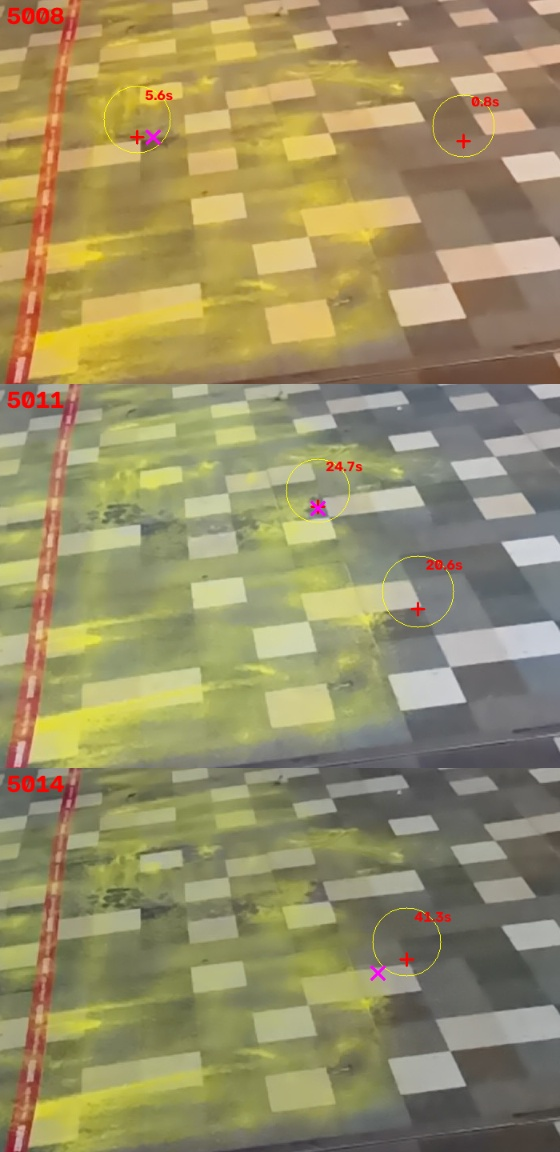
#> input picture data/real/2026-11-17/check_a.jpg, 560 x 1152 px
$ python -i detection.py   (imports and definitions only)
#> lines starting #> are read from the running program, lines starting #| are printed output that depends on the picture; after the words box and inside, x2 and y2 are one past the last pixel; in counts of white or black regions, pixels touching at a corner belong together
"""Ball candidate detection.

``BallDetector`` is the interface. The implementation here,
``MotionColorBallDetector``, is a deliberately simple *classical baseline*:

    background subtraction (moving pixels)
      AND optional colour gate (e.g. yellow/green ball)
      -> connected blobs filtered by size and shape
      -> sub-pixel centroid at full resolution

It needs no training data and is easy to reason about, which makes it a useful
first step and a yardstick. It is NOT expected to be robust in real play
(players, shadows, other balls, clutter). The intended replacement is a
multi-frame heatmap network (TrackNetV3 / WASB family) fine-tuned on our own
labelled footage; it will implement the same interface.
"""

from __future__ import annotations

from dataclasses import dataclass, field
from typing import Protocol

import cv2
import numpy as np


@dataclass(frozen=True)
class Candidate:
    u: float
    v: float
    radius_px: float
    score: float  # 0..1 heuristic quality
    area_px: float
    elongation: float


class BallDetector(Protocol):
    name: str
    version: str

    def detect(self, image_bgr: np.ndarray) -> list[Candidate]: ...


@dataclass
class DetectorConfig:
    downscale: float = 0.5  # process at this scale for speed, refine at full res
    history: int = 120  # background model history (frames)
    var_threshold: float = 24.0
    use_color: bool = True
    # HSV gate in OpenCV units (H 0-180). Default: optic-yellow / neon-green
    # balls (pickleball ~H 28-32, tennis ball ~H 36-43, both S > 150). H >= 25
    # and S >= 100 keep out yellow chalk/turmeric (H ~20-24) and most foliage
    # (S ~80-140). Measured on real footage, 2026-11.
    hsv_low: tuple[int, int, int] = (25, 100, 90)
    hsv_high: tuple[int, int, int] = (55, 255, 255)
    min_radius_px: float = 1.5  # full-resolution pixels
    max_radius_px: float = 80.0  # a ball 1-2 m from the camera can be ~60 px
    max_elongation: float = 6.0  # motion blur makes streaks
    max_candidates: int = 12
    # Mains-powered lights pulse at 100/120 Hz; at 120-240 fps that shows up as
    # whole-frame brightness/colour flicker that the background model sees as
    # motion everywhere. Rescale each frame's channel means to a slow average.
    flicker_compensation: bool = True
    flicker_alpha: float = 0.02  # EMA rate of the reference brightness
    roi_mask: np.ndarray | None = field(default=None, repr=False)  # uint8 HxW full-res, 255=search


class MotionColorBallDetector:
    name = "motion_color_baseline"
    version = "0.1.0"

    def __init__(self, cfg: DetectorConfig | None = None):
        self.cfg = cfg or DetectorConfig()
        self._bg = cv2.createBackgroundSubtractorMOG2(
            history=self.cfg.history, varThreshold=self.cfg.var_threshold, detectShadows=False
        )
        self._roi_small: np.ndarray | None = None
        self._kernel = cv2.getStructuringElement(cv2.MORPH_ELLIPSE, (3, 3))
        self._ref_mean: np.ndarray | None = None

    def params(self) -> dict:
        c = self.cfg
        return {
            "downscale": c.downscale,
            "history": c.history,
            "var_threshold": c.var_threshold,
            "use_color": c.use_color,
            "hsv_low": list(c.hsv_low),
            "hsv_high": list(c.hsv_high),
            "min_radius_px": c.min_radius_px,
            "max_radius_px": c.max_radius_px,
            "flicker_compensation": c.flicker_compensation,
        }

    def detect(self, image_bgr: np.ndarray) -> list[Candidate]:
        c = self.cfg
        h, w = image_bgr.shape[:2]
        s = c.downscale
        small = cv2.resize(image_bgr, (int(w * s), int(h * s)), interpolation=cv2.INTER_AREA) if s != 1 else image_bgr
        if c.flicker_compensation:
            small = self._deflicker(small)
        fg = self._bg.apply(small)
        _, fg = cv2.threshold(fg, 127, 255, cv2.THRESH_BINARY)
        if c.use_color:
            hsv = cv2.cvtColor(small, cv2.COLOR_BGR2HSV)
            col = cv2.inRange(hsv, np.array(c.hsv_low), np.array(c.hsv_high))
            mask = cv2.bitwise_and(fg, col)
        else:
            mask = fg
        if c.roi_mask is not None:
            if self._roi_small is None:
                self._roi_small = cv2.resize(c.roi_mask, (small.shape[1], small.shape[0]), interpolation=cv2.INTER_NEAREST)
            mask = cv2.bitwise_and(mask, self._roi_small)
        mask = cv2.dilate(mask, self._kernel)

        n, labels, stats, cents = cv2.connectedComponentsWithStats(mask, connectivity=8)
        cands: list[Candidate] = []
        min_area = max(1.0, np.pi * (c.min_radius_px * s) ** 2 * 0.3)
        max_area = np.pi * (c.max_radius_px * s) ** 2 * 3
        for i in range(1, n):
            x, y, bw, bh, area = stats[i]
            if area < min_area or area > max_area:
                continue
            # A ball cut off by the image border has a biased centroid (looks like a kink).
            border = 2
            if x <= border or y <= border or x + bw >= small.shape[1] - border or y + bh >= small.shape[0] - border:
                continue
            elong = max(bw, bh) / max(1.0, min(bw, bh))
            if elong > c.max_elongation:
                continue
            # Refine centroid at full resolution inside the blob's bounding box.
            pad = 3
            X0 = max(0, int((x - pad) / s))
            Y0 = max(0, int((y - pad) / s))
            X1 = min(w, int((x + bw + pad) / s) + 1)
            Y1 = min(h, int((y + bh + pad) / s) + 1)
            u, v, r = self._refine(image_bgr[Y0:Y1, X0:X1], X0, Y0, cents[i] / s)
            if not (c.min_radius_px * 0.5 <= r <= c.max_radius_px * 1.5):
                continue
            fill = area / max(1.0, bw * bh)
            score = float(np.clip(0.5 * fill / 0.785 + 0.5 / elong, 0, 1))
            cands.append(Candidate(u=u, v=v, radius_px=r, score=score, area_px=float(area) / (s * s), elongation=float(elong)))
        cands.sort(key=lambda k: -k.score)
        return cands[: c.max_candidates]

    _ramp = np.arange(256, dtype=np.float32)

    def _deflicker(self, small: np.ndarray) -> np.ndarray:
        m = np.array(cv2.mean(small)[:3]) + 1e-3
        if self._ref_mean is None:
            self._ref_mean = m.copy()
        gain = self._ref_mean / m
        self._ref_mean = (1 - self.cfg.flicker_alpha) * self._ref_mean + self.cfg.flicker_alpha * m
        if np.all(np.abs(gain - 1) < 0.01):
            return small
        # Per-channel gain via a lookup table (much faster than float maths on the image).
        lut = np.clip(self._ramp[:, None] * gain[None, :].astype(np.float32), 0, 255).astype(np.uint8)
        return cv2.LUT(small, lut.reshape(256, 1, 3))

    def _refine(self, patch: np.ndarray, x0: int, y0: int, fallback: np.ndarray) -> tuple[float, float, float]:
        c = self.cfg
        if patch.size == 0:
            return float(fallback[0]), float(fallback[1]), 1.0
        if c.use_color:
            hsv = cv2.cvtColor(patch, cv2.COLOR_BGR2HSV)
            m = cv2.inRange(hsv, np.array(c.hsv_low), np.array(c.hsv_high)).astype(np.float32)
        else:
            g = cv2.cvtColor(patch, cv2.COLOR_BGR2GRAY).astype(np.float32)
            m = np.clip(g - np.median(g), 0, None)
        tot = m.sum()
        if tot <= 0:
            return float(fallback[0]), float(fallback[1]), 1.0
        ys, xs = np.mgrid[0 : m.shape[0], 0 : m.shape[1]]
        u = float((m * xs).sum() / tot) + x0
        v = float((m * ys).sum() / tot) + y0
        area = float((m > 0).sum())
        r = float(np.sqrt(area / np.pi))
        return u, v, r

>>> import cv2
>>> picture = cv2.imread('../data/real/2026-11-17/check_a.jpg')
#> picture is the input picture: shape (1152, 560, 3); mean B, G, R 101.7, 142.6, 152.7
>>> result = MotionColorBallDetector().detect(picture)
#> in _deflicker, `m = np.array(cv2.mean(small)[:3]) + 1e-3`: m = [101.9, 142.8, 152.8]
#> in _deflicker, `gain = self._ref_mean / m`: gain = [1, 1, 1]
#> in detect, `fg = self._bg.apply(small)`: fg: shape (576, 280); every value is 255
#> in detect, `hsv = cv2.cvtColor(small, cv2.COLOR_BGR2HSV)`: hsv: shape (576, 280, 3); mean H, S, V 34.9, 82.3, 155.1
#> in detect, `col = cv2.inRange(hsv, np.array(c.hsv_low), np.array(c.hsv_high))`:
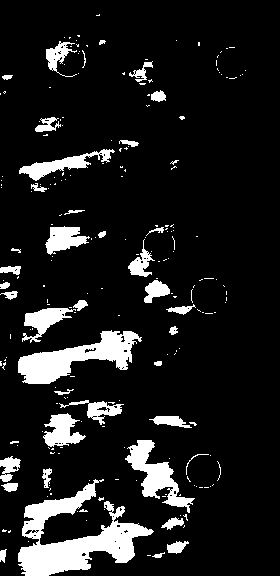
#> col: shape (576, 280); 11.3% white; 218 white regions (177 under 20 px), largest, box (x1, y1, x2, y2) and area: (18, 479, 154, 576) 5198, (18, 330, 142, 384) 2913, (125, 440, 195, 513) 1691
#> in detect, `mask = cv2.dilate(mask, self._kernel)`:
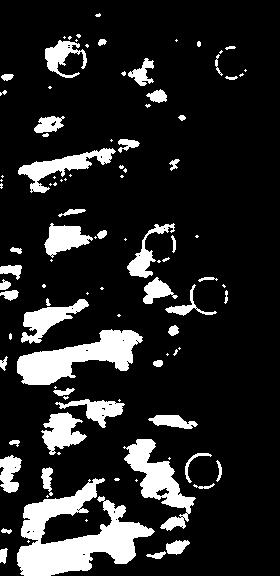
#> mask: shape (576, 280); 14.9% white; 102 white regions (51 under 20 px), largest, box (x1, y1, x2, y2) and area: (17, 478, 155, 576) 6044, (17, 329, 143, 385) 3349, (123, 439, 196, 531) 2331
#> in detect, `n, labels, stats, cents = cv2.connectedComponentsWithStats(mask, conne..`:
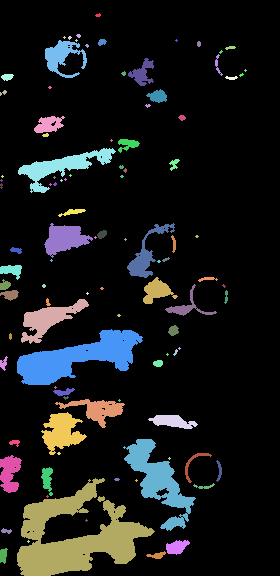
#> labels: shape (576, 280) int32; 103 distinct labels, from 0 to 102; one colour per label, 0 black
#> in detect, `n, labels, stats, cents = cv2.connectedComponentsWithStats(mask, conne..`: n = 103; stats = 103 rows, first 6: [0, 0, 280, 576, 137177], [95, 13, 6, 4, 16], [76, 34, 5, 4, 14], [63, 36, 3, 3, 5], [68, 36, 4, 4, 10], [75, 39, 3, 3, 5]; cents = 103 pairs, first value 1 to 245, second value 14.81 to 555
#> the loop in detect, `for i in range(1, n):` made 102 passes
#> (x, y, bw, bh, elong, X0, Y0) on passes 2, 4, 5, 6, 8, 9, 10, 11, 13, 14, 16, 19: (76, 34, 5, 4, 1.25, 146, 62), (68, 36, 4, 4, 1, 130, 66), (75, 39, 3, 3, 1, 144, 72), (98, 39, 9, 7, 1.29, 190, 72), (45, 40, 42, 38, 1.11, 84, 74), (197, 41, 4, 6, 1.5, 388, 76), (85, 44, 4, 4, 1, 164, 82), (225, 46, 11, 4, 2.75, 444, 86), (215, 54, 8, 22, 2.75, 424, 102), (128, 58, 26, 28, 1.08, 250, 110), (121, 71, 5, 5, 1, 236, 136), (225, 76, 13, 4, 3.25, 444, 146)
#> (x, y, bw, bh) on passes 18, 22: (1, 74, 13, 7), (0, 90, 7, 6)
#> pass 1, in _refine, `m = cv2.inRange(hsv, np.array(c.hsv_low), np.array(c.hsv_high)).astype..`:
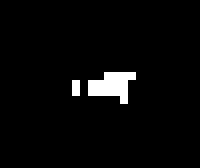
#> m: shape (21, 25) float32 (shown 8 times larger); 3.2% white in thin lines or dots, all inside (x1, y1, x2, y2) = (9, 9, 17, 13)
#> pass 2, in _refine (call 2), `m = cv2.inRange(hsv, np.array(c.hsv_low), np.array(c.hsv_high)).astype..`:
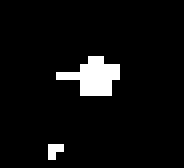
#> m: shape (21, 23) float32 (shown 8 times larger); 5.4% white; 2 white regions (1 under 20 px), largest, box (x1, y1, x2, y2) and area: (7, 7, 15, 12) 23

$ run again, on data/real/2026-11-17/check_b.jpg
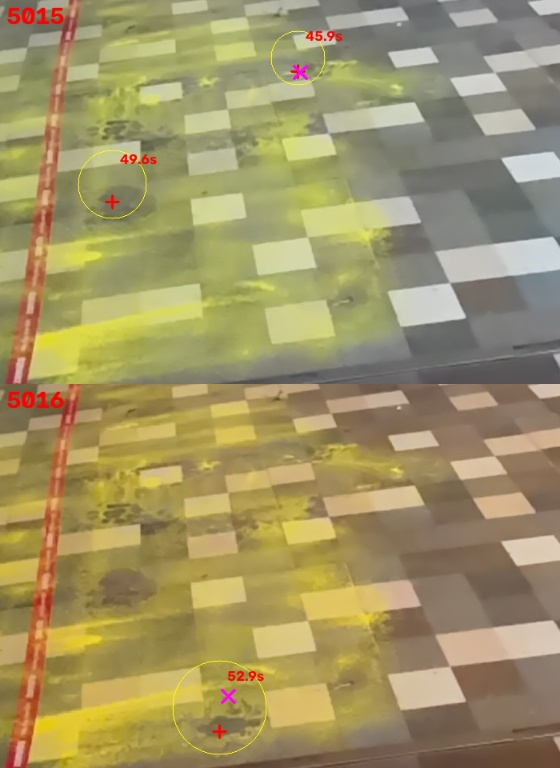
#> input picture data/real/2026-11-17/check_b.jpg, 560 x 768 px
#> picture is the input picture: shape (768, 560, 3); mean B, G, R 101.4, 148, 160.5
#> in _deflicker, `m = np.array(cv2.mean(small)[:3]) + 1e-3`: m = [101.5, 148.1, 160.6]
#> gain = [1, 1, 1]
#> fg: shape (384, 280); every value is 255
#> col: shape (384, 280); 17.9% white; 204 white regions (157 under 20 px), largest, box (x1, y1, x2, y2) and area: (16, 91, 154, 192) 6197, (19, 312, 154, 384) 3345, (42, 13, 130, 73) 1654
#> mask: shape (384, 280); 23.6% white; 71 white regions (34 under 20 px), largest, box (x1, y1, x2, y2) and area: (15, 90, 155, 193) 6987, (15, 281, 155, 384) 5860, (37, 12, 131, 111) 2727
#> in detect, `n, labels, stats, cents = cv2.connectedComponentsWithStats(mask, conne..`:
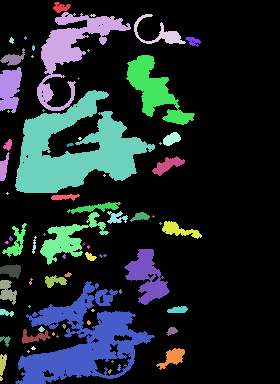
#> labels: shape (384, 280) int32; 72 distinct labels, from 0 to 71; one colour per label, 0 black
#> n = 72; stats = 72 rows, first 6: [0, 0, 280, 384, 82150], [53, 2, 18, 11, 112], [37, 12, 94, 99, 2727], [90, 14, 6, 3, 12], [134, 14, 52, 30, 438], [9, 37, 5, 7, 22]; cents = 72 pairs, first value 2.2 to 192.8, second value 7.04 to 371
#> the loop in detect, `for i in range(1, n):` made 71 passes
#> (x, y, bw, bh, elong, X0, Y0) on passes 2, 3, 4, 5, 7, 12, 15, 16: (37, 12, 94, 99, 1.05, 68, 18), (90, 14, 6, 3, 2, 174, 22), (134, 14, 52, 30, 1.73, 262, 22), (9, 37, 5, 7, 1.4, 12, 68), (185, 37, 16, 10, 1.6, 364, 68), (126, 55, 69, 70, 1.01, 246, 104), (15, 90, 140, 103, 1.36, 24, 174), (42, 109, 3, 3, 1, 78, 212)
#> pass 2, in _refine, `m = cv2.inRange(hsv, np.array(c.hsv_low), np.array(c.hsv_high)).astype..`:
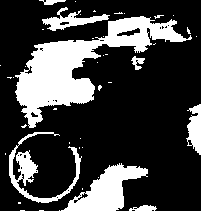
#> m: shape (211, 201) float32; 25% white; 43 white regions (35 under 20 px), largest, box (x1, y1, x2, y2) and area: (15, 16, 192, 128) 6059, (61, 163, 148, 211) 1884, (9, 132, 82, 203) 1160
